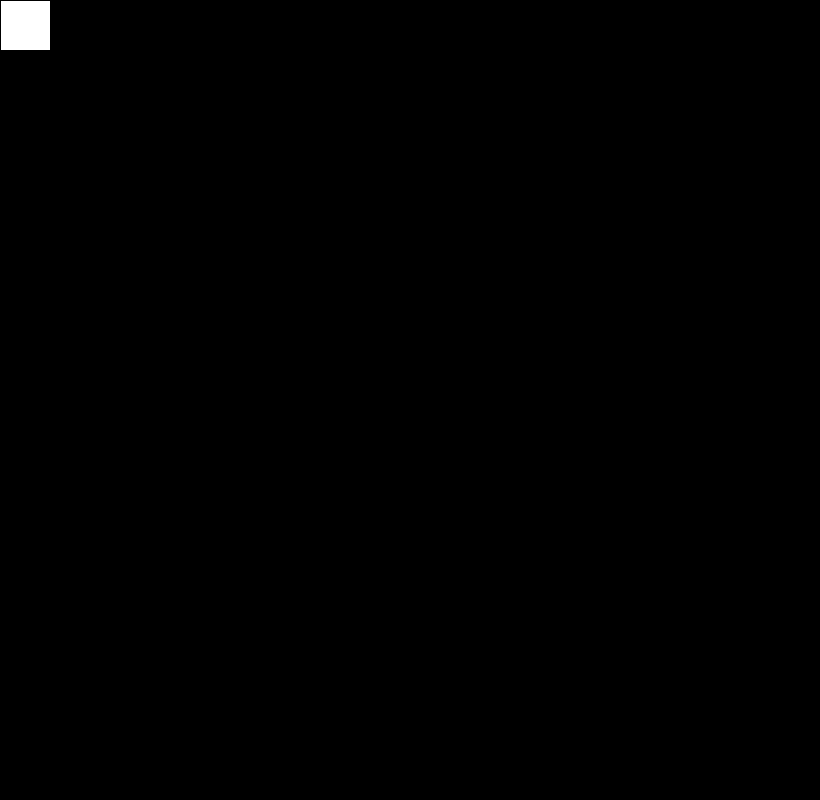
Frame 1 (no input)
Frame 60 (the mouse pressed at the canvas centre just before this capture): identical to frame 1, image omitted
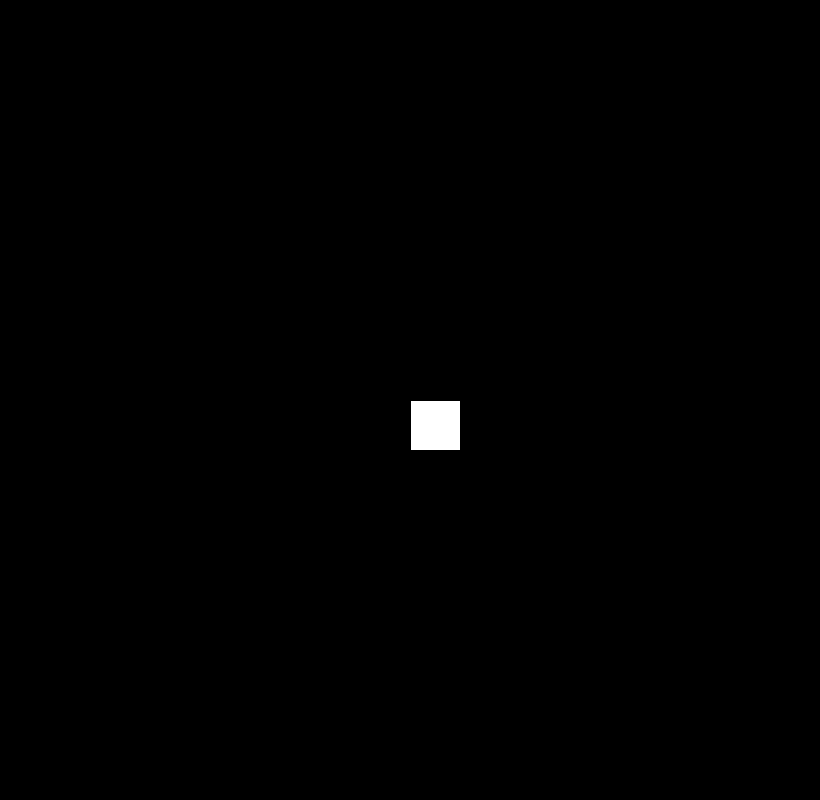
Frame 120 (the mouse held since frame 60 and released just before this capture)

The Processing sketch that drew these frames (run headless with seeded random() and noise(); from frame 60 on, the mouse is pressed at the canvas centre):

// Processing sketch: Falling_Rain
// ── Falling_Rain.pde
int x = 50;
ArrayList<Float> sizes = new ArrayList<Float>();

void setup() {
  size(820, 800); 

  sizes.add(50.0);
}

void draw() {
  background(0, 0, 0);
  if (keyPressed) {
    if (key == ' ') {
      sizes.add(random(1, 50));
    }
  }
  x = 0;
  for (int c = 0; c < sizes.size(); c++) {
    ellipse(x, sizes.get(c)*20, sizes.get(c), sizes.get(c));
    x = x + (int) random(40, 60);
    if (x>width) {
      x = x - width; 
      fill(random(0, 255), random(0, 255), random(0, 255));
    }

    if (x - mouseX < 50 && sizes.get(c)*20-mouseY < 50) {
      if (x-mouseX>0 && sizes.get(c)*20-mouseY>0) {
        sizes.remove(c);
      }
    }
  }
  rect(mouseX, mouseY, 50, 50);

  for (int i = 0; i < sizes.size(); i++) {
    sizes.set(i, sizes.get(i)+1+sizes.get(i)/20.0);
    if (sizes.get(i)*20>height) {
      sizes.set(i, 0.0);
    }
  }
}
